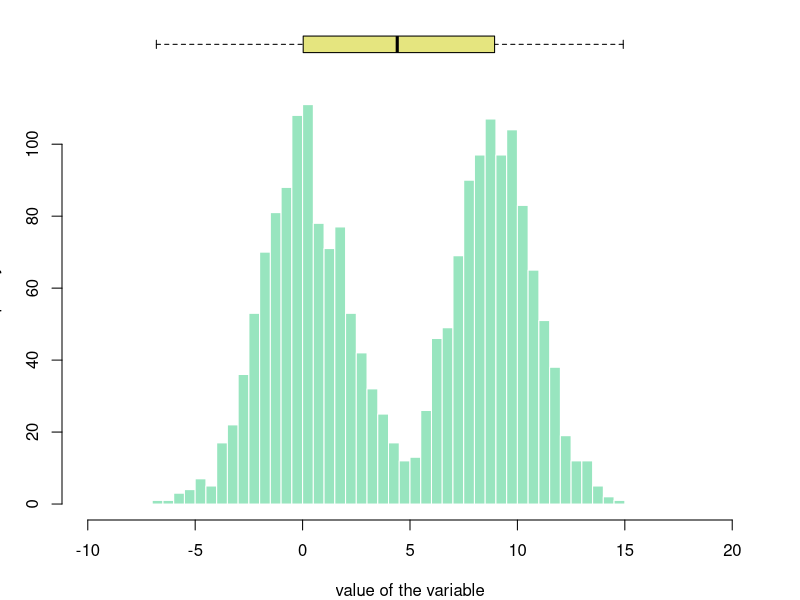

Recreate this plot in R.
# Box Plot and Histogram
#http://www.r-graph-gallery.com/all-graphs/

# Creating data 
my_variable=c(rnorm(1000 , 0 , 2) , rnorm(1000 , 9 , 2))

# Layout to split the screen
layout(mat = matrix(c(1,2),2,1, byrow=TRUE),  height = c(1,8))

# Draw the boxplot and the histogram 
par(mar=c(0, 3.1, 1.1, 2.1))
boxplot(my_variable , horizontal=TRUE , ylim=c(-10,20), xaxt="n" , col=rgb(0.8,0.8,0,0.5) , frame=F)
par(mar=c(4, 3.1, 1.1, 2.1))
hist(my_variable , breaks=40 , col=rgb(0.2,0.8,0.5,0.5) , border=F , main="" , xlab="value of the variable", xlim=c(-10,20))

